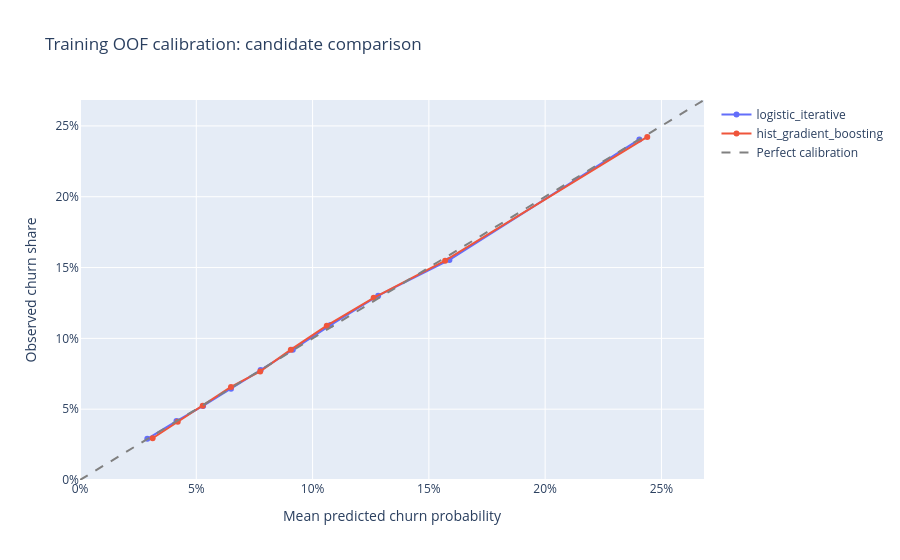

Notebook code for this chart:
### Code cell
calibration_tables = {}
figure = go.Figure()

for model_name, predictions in candidate_oof.items():
    data = predictions.copy()

    if data["probability"].nunique() < 2:
        raise ValueError(f"{model_name}: insufficient distinct risk scores.")

    data["risk_bin"] = pd.qcut(
        data["probability"],
        q=10,
        duplicates="drop",
    )

    table = (
        data.groupby("risk_bin", observed=True)
        .agg(
            customers=("churn", "size"),
            mean_probability=("probability", "mean"),
            observed_churn=("churn", "mean"),
        )
        .reset_index()
    )

    calibration_tables[model_name] = table

    print(f"\n{model_name}")
    display(table.round(4))

    figure.add_trace(
        go.Scatter(
            x=table["mean_probability"],
            y=table["observed_churn"],
            mode="lines+markers",
            name=model_name,
            customdata=table[["customers"]].to_numpy(),
            hovertemplate=(
                "Predicted: %{x:.2%}"
                "<br>Observed: %{y:.2%}"
                "<br>Customers: %{customdata[0]:,}"
                "<extra>%{fullData.name}</extra>"
            ),
        )
    )

axis_max = min(
    1.0,
    1.1 * max(
        table[["mean_probability", "observed_churn"]].to_numpy().max()
        for table in calibration_tables.values()
    ),
)

figure.add_trace(
    go.Scatter(
        x=[0, axis_max],
        y=[0, axis_max],
        mode="lines",
        name="Perfect calibration",
        line=dict(dash="dash", color="gray"),
    )
)

figure.update_layout(
    title="Training OOF calibration: candidate comparison",
    xaxis=dict(
        title="Mean predicted churn probability",
        range=[0, axis_max],
        tickformat=".0%",
    ),
    yaxis=dict(
        title="Observed churn share",
        range=[0, axis_max],
        tickformat=".0%",
    ),
)

figure.show()

### Figure 1 — Plotly figure (JSON) as saved in the notebook; plotly's stock layout.template omitted (floating-point values rounded to 4 significant figures)
{"data": [{"customdata": [[70000], [70000], [70000], [70000], [70000], [70000], [70000], [70000], [70000], [70000]], "hovertemplate": "Predicted: %{x:.2%}<br>Observed: %{y:.2%}<br>Customers: %{customdata[0]:,}<extra>%{fullData.name}</extra>", "mode": "lines+markers", "name": "logistic_iterative", "type": "scatter", "x": [0.02894, 0.04149, 0.05292, 0.06492, 0.07766, 0.0915, 0.1077, 0.1282, 0.1588, 0.2405], "y": [0.02907, 0.0416, 0.0523, 0.06439, 0.07759, 0.09199, 0.1094, 0.1301, 0.1554, 0.2405]}, {"customdata": [[70000], [70000], [70000], [70000], [70000], [70000], [70000], [70000], [70000], [70000]], "hovertemplate": "Predicted: %{x:.2%}<br>Observed: %{y:.2%}<br>Customers: %{customdata[0]:,}<extra>%{fullData.name}</extra>", "mode": "lines+markers", "name": "hist_gradient_boosting", "type": "scatter", "x": [0.03123, 0.04203, 0.05277, 0.06493, 0.07749, 0.09066, 0.1061, 0.1263, 0.157, 0.2439], "y": [0.02949, 0.04113, 0.05247, 0.06573, 0.07666, 0.09203, 0.109, 0.1286, 0.1549, 0.2423]}, {"line": {"color": "gray", "dash": "dash"}, "mode": "lines", "name": "Perfect calibration", "type": "scatter", "x": [0, 0.2683], "y": [0, 0.2683]}], "layout": {"title": {"text": "Training OOF calibration: candidate comparison"}, "xaxis": {"range": [0, 0.2683], "tickformat": ".0%", "title": {"text": "Mean predicted churn probability"}}, "yaxis": {"range": [0, 0.2683], "tickformat": ".0%", "title": {"text": "Observed churn share"}}}}
